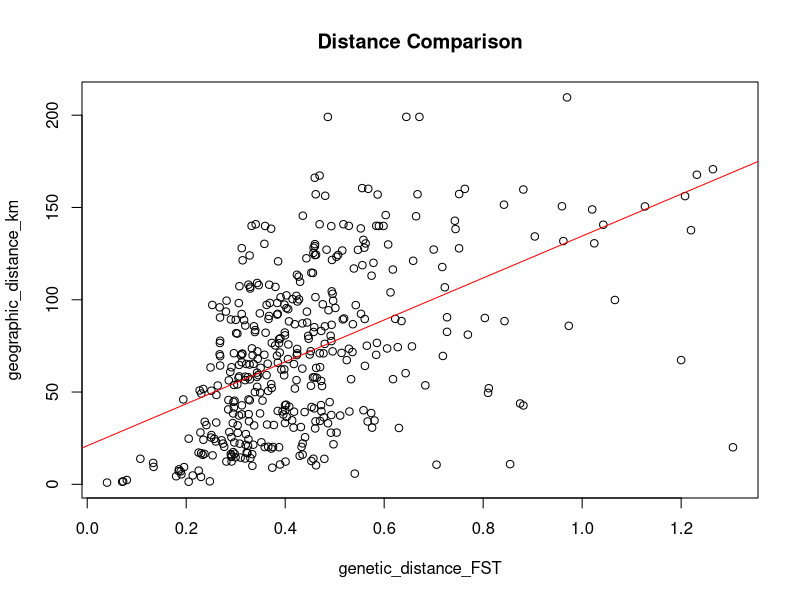

Write R code to recreate this figure.
setwd("/work/users/w/z/wzhou10/venus_flytrap/IBD")
.libPaths(new ="/work/users/w/z/wzhou10/R_lib_new/")

#package.install('vegan')

library(vegan)
#Loading required package: permute
#Loading required package: lattice
#This is vegan 2.6-10

dist1 <- read.csv("genetic_distance_matrix3.csv", row.names = 1, header = TRUE)
dist2 <- read.csv("geographic_distance_matrix_km3.csv", row.names = 1, header = TRUE)
pop1 <- rownames(dist1)
pop2 <- rownames(dist2)
common_pops <- intersect(pop1, pop2)
#length(common_pops)
#[1] 33
#head(common_pops)
#[1] "BIL"  "BRC"  "BSL1" "BSL3" "BSLO" "CI"
dist1_common <- dist1[common_pops, common_pops]
dist2_common <- dist2[common_pops, common_pops]
dim(dist1_common)
#[1] 33 33
#dim(dist2_common)
#[1] 33 33

dist1_matrix <- as.dist(dist1_common)
dist2_matrix <- as.dist(dist2_common)
mantel_result <- mantel(dist1_matrix, dist2_matrix, method = "pearson", permutations = 9999)
print(mantel_result)

#Mantel statistic based on Pearson's product-moment correlation

#Call:
#mantel(xdis = dist1_matrix, ydis = dist2_matrix, method = "pearson",      permutations = 9999)

#Mantel statistic based on Pearson's product-moment correlation
#
#Call:
#mantel(xdis = dist1_matrix, ydis = dist2_matrix, method = "pearson",      permutations = 9999)
#
#Mantel statistic r: 0.5893
#      Significance: 1e-04
#
#Upper quantiles of permutations (null model):
#  90%   95% 97.5%   99%
#0.127 0.162 0.193 0.226
#Permutation: free
#Number of permutations: 9999

pdf("mantel_plot2.pdf", width = 8, height = 6)


## Scatterplot of distances
plot(dist1_matrix, dist2_matrix,
      xlab = "genetic_distance_FST", ylab = "geographic_distance_km",
      main = "Distance Comparison")
abline(lm(as.vector(dist2_matrix) ~ as.vector(dist1_matrix)), col = "red")

dev.off()
